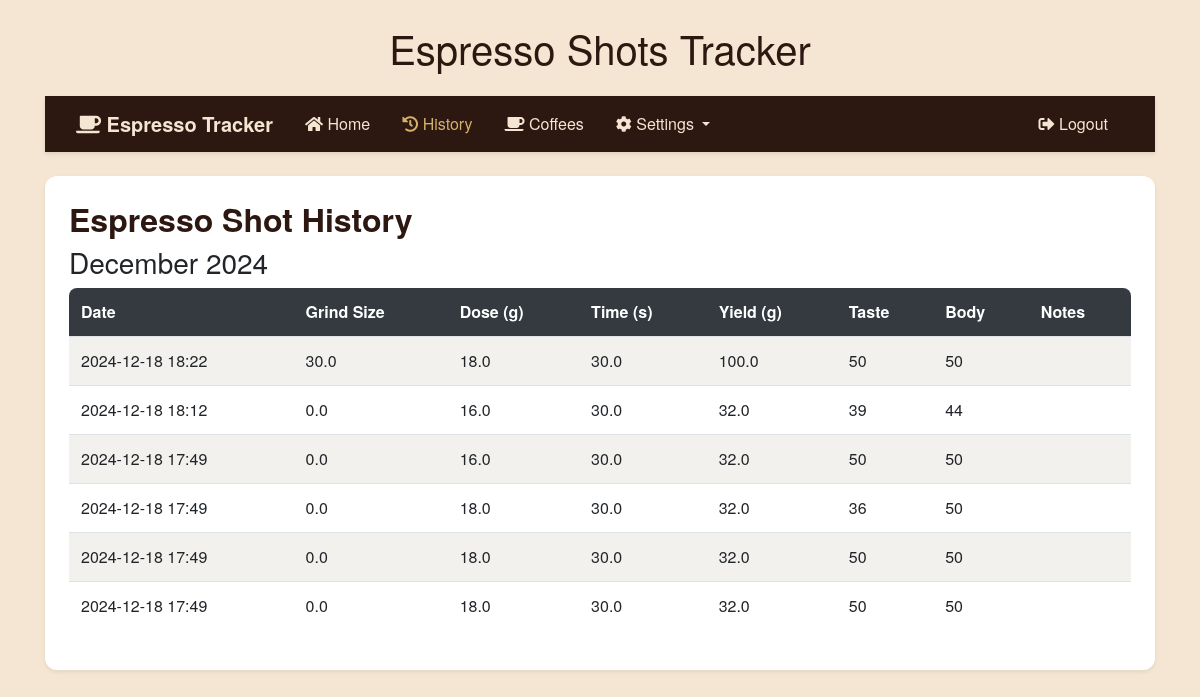
The app's page /history (signed in), older data.
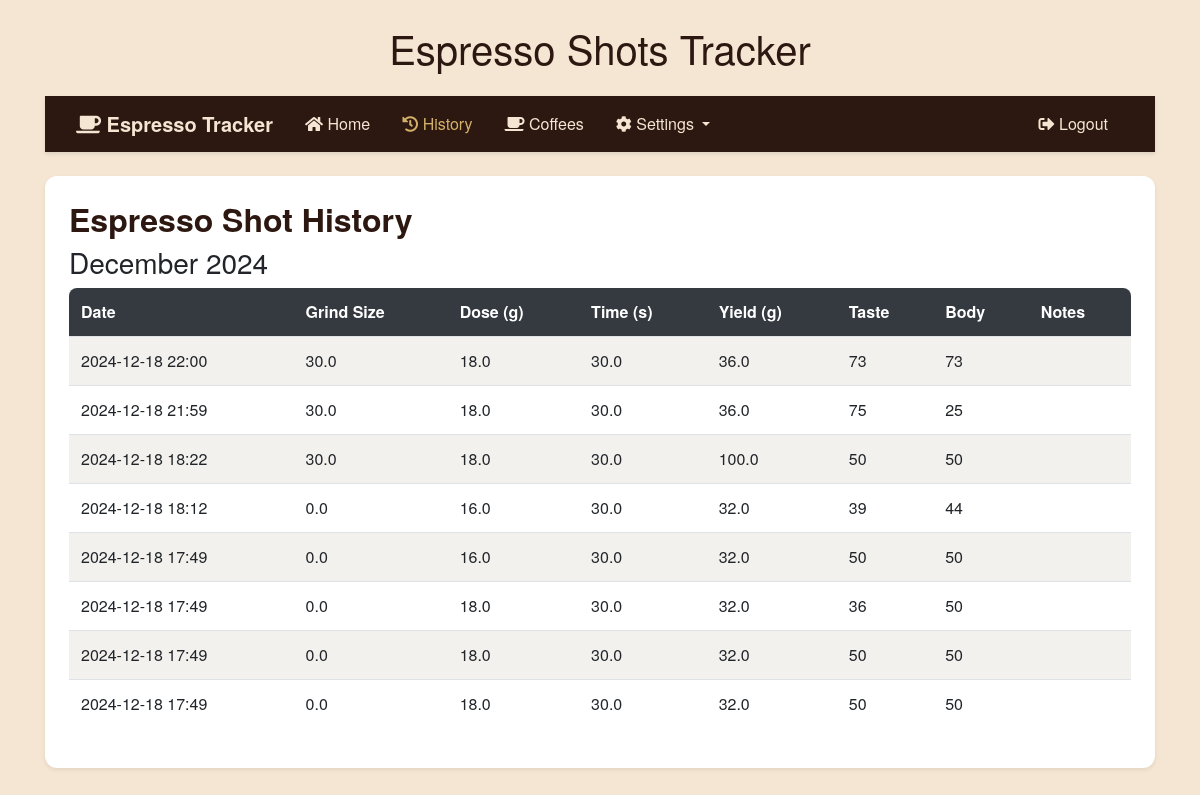
The same page, newer data.
### models.py (models this page shows, shortened)
class Shot(db.Model):
    id = db.Column(db.Integer, primary_key=True)
    user_id = db.Column(db.Integer, db.ForeignKey('user.id'), nullable=False)
    coffee_id = db.Column(db.Integer, db.ForeignKey('coffee.id'), nullable=False)
    date = db.Column(db.DateTime, nullable=False, default=datetime.utcnow)
    grind_size = db.Column(db.Float, nullable=False)
    coffee_weight = db.Column(db.Float, nullable=False)
    shot_time = db.Column(db.Float, nullable=False)
    shot_yield = db.Column(db.Float, nullable=False)
    taste = db.Column(db.Integer, nullable=False)
    body = db.Column(db.Integer, nullable=False)
    notes = db.Column(db.Text)
    coffee = db.relationship('Coffee', backref='shots')

### routes.py (the view)
    @app.route('/history')
    @login_required
    def history():
        shots = Shot.query.filter_by(user_id=current_user.id)\
                         .order_by(Shot.date.desc())\
                         .all()
        grouped_shots = {}
        for shot in shots:
            month_year = shot.date.strftime('%B %Y')
            if month_year not in grouped_shots:
                grouped_shots[month_year] = []
            grouped_shots[month_year].append({
                'id': shot.id,
                'formatted_date': shot.date.strftime('%Y-%m-%d %H:%M'),
                'grind_size': shot.grind_size,
                'coffee_weight': shot.coffee_weight,
                'shot_yield': shot.shot_yield,
                'shot_time': shot.shot_time,
                'taste': shot.taste,
                'body': shot.body
            })
        return render_template('history.html', grouped_shots=grouped_shots, GRINDER_SETTINGS=GRINDER_SETTINGS)

### app.py (called while the page is built)
@login_manager.user_loader
def load_user(user_id):
    return User.query.get(int(user_id))

### templates/history.html (shortened to what this page needs)
{% extends 'base.html' %}
{% block content %}
    <div class="card shadow-sm p-4">
        <h2 class="card-title text-center">Espresso Shot History</h2>
        {% if grouped_shots %}
            {% for month_year, shots in grouped_shots.items() %}
                <h3>{{ month_year }}</h3>
                <div class="table-responsive">
                    <table class="table table-striped">
                        <thead class="thead-dark">
                            <tr>
                                <th>Date</th>
                                <th>Grind Size</th>
                                <th>Dose (g)</th>
                                <th>Time (s)</th>
                                <th>Yield (g)</th>
                                <th>Taste</th>
                                <th>Body</th>
                                <th>Notes</th>
                            </tr>
                        </thead>
                        <tbody>
                            {% for shot in shots %}
                            <tr>
                                <td>{{ shot['formatted_date'] }}</td>
                                <td>{{ shot['grind_size'] }}</td>
                                <td>{{ shot['coffee_weight'] }}</td>
                                <td>{{ shot['shot_time'] }}</td>
                                <td>{{ shot['shot_yield'] }}</td>
                                <td>{{ shot['taste'] }}</td>
                                <td>{{ shot['body'] }}</td>
                                <td>{{ shot['notes']|default('', true) }}</td>
                            </tr>
                            {% endfor %}
                        </tbody>
                    </table>
                </div>
            {% endfor %}
        {% else %}
            <div class="alert alert-info">
                No shots recorded yet. Start tracking your shots from the home page!
            </div>
        {% endif %}
    </div>
{% endblock %}

### templates/base.html (shortened to what this page needs)
<!doctype html>
<html lang="en">
<head>
    <link href="https://stackpath.bootstrapcdn.com/bootstrap/4.5.2/css/bootstrap.min.css" rel="stylesheet">
    <link rel="stylesheet" href="{{ url_for('static', filename='style.css') }}">
    <link rel="stylesheet" href="https://cdnjs.cloudflare.com/ajax/libs/font-awesome/5.15.4/css/all.min.css">
</head>
<body>
    <div class="container mt-4">
        <h1 class="text-center mb-4">Espresso Shots Tracker</h1>
        <nav class="navbar navbar-expand-lg navbar-dark mb-4">
            <div class="container">
                <a class="navbar-brand" href="{{ url_for('index') }}">
                    <i class="fas fa-coffee"></i> Espresso Tracker
                </a>
                <div class="collapse navbar-collapse" id="navbarNav">
                    {% if current_user.is_authenticated %}
                        <ul class="navbar-nav mr-auto">
                            <li class="nav-item">
                                <a class="nav-link {{ 'active' if request.endpoint == 'index' }}"
                                   href="{{ url_for('index') }}">
                                    <i class="fas fa-home"></i> Home
                                </a>
                            </li>
                            <li class="nav-item">
                                <a class="nav-link {{ 'active' if request.endpoint == 'history' }}"
                                   href="{{ url_for('history') }}">
                                    <i class="fas fa-history"></i> History
                                </a>
                            </li>
                            <li class="nav-item">
                                <a class="nav-link {{ 'active' if request.endpoint == 'coffee_list' }}"
                                   href="{{ url_for('coffee_list') }}">
                                    <i class="fas fa-coffee"></i> Coffees
                                </a>
                            </li>
                            <li class="nav-item dropdown">
                                <a class="nav-link dropdown-toggle {{ 'active' if 'settings' in request.endpoint }}"
                                   href="#" id="settingsDropdown"
                                   data-toggle="dropdown">
                                    <i class="fas fa-cog"></i> Settings
                                </a>
                            </li>
                        </ul>
                        <ul class="navbar-nav">
                            <li class="nav-item">
                                <a class="nav-link" href="{{ url_for('logout') }}">
                                    <i class="fas fa-sign-out-alt"></i> Logout
                                </a>
                            </li>
                        </ul>
                    {% endif %}
                </div>
            </div>
        </nav>
        {% block content %}{% endblock %}
    </div>
</body>
</html>

### static/style.css (style rules this page uses)
:root { --coffee-dark: #2C1810; --coffee-medium: #4A3428; --coffee-light: #8B7355; --crema: #D4B16A; --foam: #F5E6D3; --accent: #E67E22; }
body { font-family: 'Helvetica Neue', Arial, sans-serif; background-color: var(--foam); margin-bottom: 60px; }
h1, h2 { color: var(--coffee-dark); }
.card { border: none; border-radius: 12px; box-shadow: 0 4px 6px rgba(0, 0, 0, 0.1); background-color: white; }
.navbar { background-color: var(--coffee-dark); box-shadow: 0 2px 4px rgba(0, 0, 0, 0.1); }
.navbar-brand { font-weight: 600; color: var(--foam) !important; }
.navbar-dark .navbar-nav .nav-link { color: var(--foam); padding: 0.5rem 1rem; transition: all 0.2s ease; }
.navbar-dark .navbar-nav .nav-link.active { color: var(--crema); font-weight: 500; }
.table { border-radius: 8px; overflow: hidden; }
.table thead th { background-color: var(--coffee-dark); color: var(--foam); border: none; }
.table-striped tbody tr:nth-of-type(odd) { background-color: rgba(139, 115, 85, 0.1); }
.card-title { color: var(--coffee-dark); font-weight: 600; }
a { color: var(--accent); }
.card-title { display: flex; align-items: center; margin-bottom: 0.5rem; }

Row changes from the older to the newer data that the page shows:
added Shot: formatted_date "2024-12-18 22:00", grind_size "30.0", coffee_weight "18.0", shot_time "30.0", shot_yield "36.0", taste "73", body "73"
added Shot: formatted_date "2024-12-18 21:59", grind_size "30.0", coffee_weight "18.0", shot_time "30.0", shot_yield "36.0", taste "75", body "25"
